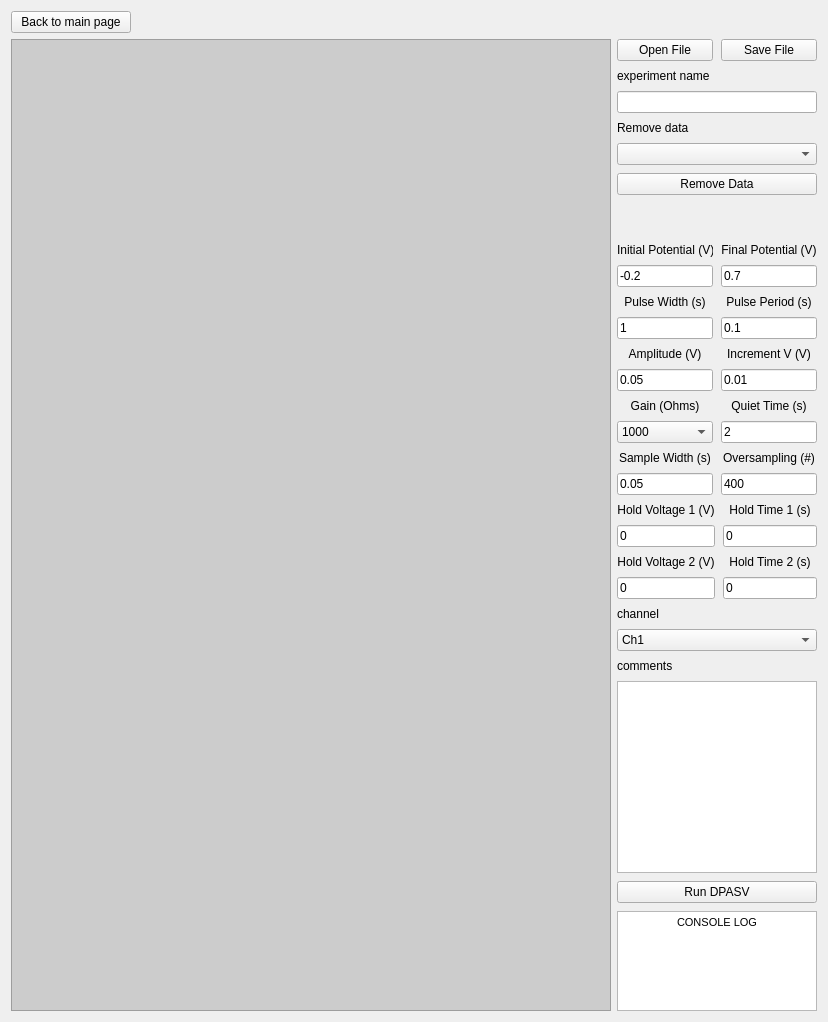
      <widget class="QWidget" name="dpasv_page">
       <layout class="QGridLayout" name="gridLayout_13">
        <item row="1" column="0">
         <layout class="QHBoxLayout" name="dpasv_horizontal_layout">
          <item>
           <widget class="QGraphicsView" name="dpasv_plot_widget_container">
            <property name="minimumSize">
             <size>
              <width>600</width>
              <height>300</height>
             </size>
            </property>
            <property name="styleSheet">
             <string notr="true">background-color:#CCCCCC;</string>
            </property>
           </widget>
          </item>
          <item>
           <layout class="QVBoxLayout" name="dpasv_parameters">
            <property name="spacing">
             <number>8</number>
            </property>
            <item>
             <layout class="QGridLayout" name="dpasv_file_layout">
              <property name="sizeConstraint">
               <enum>QLayout::SetDefaultConstraint</enum>
              </property>
              <property name="verticalSpacing">
               <number>6</number>
              </property>
              <item row="0" column="0">
               <widget class="QPushButton" name="dpasv_open_file_button">
                <property name="sizePolicy">
                 <sizepolicy hsizetype="Minimum" vsizetype="Fixed">
                  <horstretch>0</horstretch>
                  <verstretch>0</verstretch>
                 </sizepolicy>
                </property>
                <property name="text">
                 <string>Open File</string>
                </property>
               </widget>
              </item>
              <item row="0" column="1">
               <widget class="QPushButton" name="dpasv_save_file_button">
                <property name="sizePolicy">
                 <sizepolicy hsizetype="Minimum" vsizetype="Fixed">
                  <horstretch>0</horstretch>
                  <verstretch>0</verstretch>
                 </sizepolicy>
                </property>
                <property name="text">
                 <string>Save File</string>
                </property>
               </widget>
              </item>
             </layout>
            </item>
            <item>
             <widget class="QLabel" name="label_12">
              <property name="text">
               <string>experiment name</string>
              </property>
             </widget>
            </item>
            <item>
             <widget class="QLineEdit" name="dpasv_experiment_name">
              <property name="sizePolicy">
               <sizepolicy hsizetype="Ignored" vsizetype="Fixed">
                <horstretch>0</horstretch>
                <verstretch>0</verstretch>
               </sizepolicy>
              </property>
             </widget>
            </item>
            <item>
             <widget class="QLabel" name="label_13">
              <property name="text">
               <string>Remove data</string>
              </property>
             </widget>
            </item>
            <item>
             <widget class="QComboBox" name="dpasv_remove_data_combo_box"/>
            </item>
            <item>
             <widget class="QPushButton" name="dpasv_remove_data_button">
              <property name="text">
               <string>Remove Data</string>
              </property>
             </widget>
            </item>
            <item>
             <spacer name="verticalSpacer_4">
              <property name="orientation">
               <enum>Qt::Vertical</enum>
              </property>
              <property name="sizeHint" stdset="0">
               <size>
                <width>20</width>
                <height>40</height>
               </size>
              </property>
             </spacer>
            </item>
            <item>
             <layout class="QGridLayout" name="gridLayout_7">
              <item row="1" column="0">
               <widget class="QLineEdit" name="dpasv_initial_potential">
                <property name="sizePolicy">
                 <sizepolicy hsizetype="Ignored" vsizetype="Fixed">
                  <horstretch>0</horstretch>
                  <verstretch>0</verstretch>
                 </sizepolicy>
                </property>
                <property name="text">
                 <string>-0.2</string>
                </property>
               </widget>
              </item>
              <item row="0" column="0">
               <widget class="QLabel" name="dpasv_initial_potential_label">
                <property name="sizePolicy">
                 <sizepolicy hsizetype="Ignored" vsizetype="Preferred">
                  <horstretch>0</horstretch>
                  <verstretch>0</verstretch>
                 </sizepolicy>
                </property>
                <property name="text">
                 <string>&lt;html&gt;&lt;head/&gt;&lt;body&gt;&lt;p align=&quot;center&quot;&gt;Initial Potential (V)&lt;/p&gt;&lt;/body&gt;&lt;/html&gt;</string>
                </property>
               </widget>
              </item>
              <item row="0" column="1">
               <widget class="QLabel" name="dpasv_final_potential_label">
                <property name="sizePolicy">
                 <sizepolicy hsizetype="Ignored" vsizetype="Preferred">
                  <horstretch>0</horstretch>
                  <verstretch>0</verstretch>
                 </sizepolicy>
                </property>
                <property name="text">
                 <string>&lt;html&gt;&lt;head/&gt;&lt;body&gt;&lt;p align=&quot;center&quot;&gt;Final Potential (V)&lt;/p&gt;&lt;/body&gt;&lt;/html&gt;</string>
                </property>
               </widget>
              </item>
              <item row="1" column="1">
               <widget class="QLineEdit" name="dpasv_final_potential">
                <property name="sizePolicy">
                 <sizepolicy hsizetype="Ignored" vsizetype="Fixed">
                  <horstretch>0</horstretch>
                  <verstretch>0</verstretch>
                 </sizepolicy>
                </property>
                <property name="text">
                 <string>0.7</string>
                </property>
               </widget>
              </item>
             </layout>
            </item>
            <item>
             <layout class="QGridLayout" name="gridLayout_11">
              <item row="3" column="0">
               <widget class="QLineEdit" name="dpasv_amplitude">
                <property name="sizePolicy">
                 <sizepolicy hsizetype="Ignored" vsizetype="Fixed">
                  <horstretch>0</horstretch>
                  <verstretch>0</verstretch>
                 </sizepolicy>
                </property>
                <property name="text">
                 <string>0.05</string>
                </property>
               </widget>
              </item>
              <item row="4" column="1">
               <widget class="QLabel" name="dpasv_quiet_time_label">
                <property name="text">
                 <string>&lt;html&gt;&lt;head/&gt;&lt;body&gt;&lt;p align=&quot;center&quot;&gt;Quiet Time (s)&lt;/p&gt;&lt;/body&gt;&lt;/html&gt;</string>
                </property>
               </widget>
              </item>
              <item row="5" column="1">
               <widget class="QLineEdit" name="dpasv_quiet_time">
                <property name="sizePolicy">
                 <sizepolicy hsizetype="Ignored" vsizetype="Fixed">
                  <horstretch>0</horstretch>
                  <verstretch>0</verstretch>
                 </sizepolicy>
                </property>
                <property name="text">
                 <string>2</string>
                </property>
               </widget>
              </item>
              <item row="2" column="0">
               <widget class="QLabel" name="dpasv_amplitude_label">
                <property name="sizePolicy">
                 <sizepolicy hsizetype="Ignored" vsizetype="Preferred">
                  <horstretch>0</horstretch>
                  <verstretch>0</verstretch>
                 </sizepolicy>
                </property>
                <property name="text">
                 <string>&lt;html&gt;&lt;head/&gt;&lt;body&gt;&lt;p align=&quot;center&quot;&gt;Amplitude (V)&lt;/p&gt;&lt;/body&gt;&lt;/html&gt;</string>
                </property>
               </widget>
              </item>
              <item row="1" column="0">
               <widget class="QLineEdit" name="dpasv_pulse_width">
                <property name="sizePolicy">
                 <sizepolicy hsizetype="Ignored" vsizetype="Fixed">
                  <horstretch>0</horstretch>
                  <verstretch>0</verstretch>
                 </sizepolicy>
                </property>
                <property name="text">
                 <string>1</string>
                </property>
               </widget>
              </item>
              <item row="3" column="1">
               <widget class="QLineEdit" name="dpasv_increment_potential">
                <property name="sizePolicy">
                 <sizepolicy hsizetype="Ignored" vsizetype="Fixed">
                  <horstretch>0</horstretch>
                  <verstretch>0</verstretch>
                 </sizepolicy>
                </property>
                <property name="text">
                 <string>0.01</string>
                </property>
               </widget>
              </item>
              <item row="0" column="1">
               <widget class="QLabel" name="dpasv_pulse_period_2">
                <property name="sizePolicy">
                 <sizepolicy hsizetype="Ignored" vsizetype="Preferred">
                  <horstretch>0</horstretch>
                  <verstretch>0</verstretch>
                 </sizepolicy>
                </property>
                <property name="text">
                 <string>&lt;html&gt;&lt;head/&gt;&lt;body&gt;&lt;p align=&quot;center&quot;&gt;Pulse Period (s)&lt;/p&gt;&lt;/body&gt;&lt;/html&gt;</string>
                </property>
               </widget>
              </item>
              <item row="0" column="0">
               <widget class="QLabel" name="dpasv_pulse_width_label">
                <property name="sizePolicy">
                 <sizepolicy hsizetype="Ignored" vsizetype="Preferred">
                  <horstretch>0</horstretch>
                  <verstretch>0</verstretch>
                 </sizepolicy>
                </property>
                <property name="text">
                 <string>&lt;html&gt;&lt;head/&gt;&lt;body&gt;&lt;p align=&quot;center&quot;&gt;Pulse Width (s)&lt;/p&gt;&lt;/body&gt;&lt;/html&gt;</string>
                </property>
               </widget>
              </item>
              <item row="1" column="1">
               <widget class="QLineEdit" name="dpasv_pulse_period">
                <property name="sizePolicy">
                 <sizepolicy hsizetype="Ignored" vsizetype="Fixed">
                  <horstretch>0</horstretch>
                  <verstretch>0</verstretch>
                 </sizepolicy>
                </property>
                <property name="text">
                 <string>0.1</string>
                </property>
               </widget>
              </item>
              <item row="4" column="0">
               <widget class="QLabel" name="dpasv_gain_label">
                <property name="text">
                 <string>&lt;html&gt;&lt;head/&gt;&lt;body&gt;&lt;p align=&quot;center&quot;&gt;Gain (Ohms)&lt;/p&gt;&lt;/body&gt;&lt;/html&gt;</string>
                </property>
               </widget>
              </item>
              <item row="5" column="0">
               <widget class="QComboBox" name="dpasv_gain_combo_box">
                <item>
                 <property name="text">
                  <string>1000</string>
                 </property>
                </item>
                <item>
                 <property name="text">
                  <string>10000</string>
                 </property>
                </item>
                <item>
                 <property name="text">
                  <string>100000</string>
                 </property>
                </item>
               </widget>
              </item>
              <item row="2" column="1">
               <widget class="QLabel" name="dpasv_increment_label">
                <property name="sizePolicy">
                 <sizepolicy hsizetype="Ignored" vsizetype="Preferred">
                  <horstretch>0</horstretch>
                  <verstretch>0</verstretch>
                 </sizepolicy>
                </property>
                <property name="text">
                 <string>&lt;html&gt;&lt;head/&gt;&lt;body&gt;&lt;p align=&quot;center&quot;&gt;Increment V (V)&lt;/p&gt;&lt;/body&gt;&lt;/html&gt;</string>
                </property>
               </widget>
              </item>
              <item row="6" column="0">
               <widget class="QLabel" name="dpasv_sample_width_label">
                <property name="text">
                 <string>&lt;html&gt;&lt;head/&gt;&lt;body&gt;&lt;p align=&quot;center&quot;&gt;Sample Width (s)&lt;/p&gt;&lt;/body&gt;&lt;/html&gt;</string>
                </property>
               </widget>
              </item>
              <item row="7" column="0">
               <widget class="QLineEdit" name="dpasv_sample_width">
                <property name="sizePolicy">
                 <sizepolicy hsizetype="Ignored" vsizetype="Fixed">
                  <horstretch>0</horstretch>
                  <verstretch>0</verstretch>
                 </sizepolicy>
                </property>
                <property name="text">
                 <string>0.05</string>
                </property>
               </widget>
              </item>
              <item row="6" column="1">
               <widget class="QLabel" name="dpasv_pversampling_label">
                <property name="text">
                 <string>&lt;html&gt;&lt;head/&gt;&lt;body&gt;&lt;p align=&quot;center&quot;&gt;Oversampling (#)&lt;/p&gt;&lt;/body&gt;&lt;/html&gt;</string>
                </property>
               </widget>
              </item>
              <item row="7" column="1">
               <widget class="QLineEdit" name="dpasv_oversampling">
                <property name="sizePolicy">
                 <sizepolicy hsizetype="Ignored" vsizetype="Fixed">
                  <horstretch>0</horstretch>
                  <verstretch>0</verstretch>
                 </sizepolicy>
                </property>
                <property name="text">
                 <string>400</string>
                </property>
               </widget>
              </item>
             </layout>
            </item>
            <item>
             <layout class="QGridLayout" name="gridLayout_8">
              <item row="1" column="1">
               <widget class="QLineEdit" name="dpasv_hold_time1">
                <property name="sizePolicy">
                 <sizepolicy hsizetype="Ignored" vsizetype="Fixed">
                  <horstretch>0</horstretch>
                  <verstretch>0</verstretch>
                 </sizepolicy>
                </property>
                <property name="text">
                 <string>0</string>
                </property>
               </widget>
              </item>
              <item row="2" column="0">
               <widget class="QLabel" name="dpasv_hold_voltage2_label">
                <property name="text">
                 <string>&lt;html&gt;&lt;head/&gt;&lt;body&gt;&lt;p align=&quot;center&quot;&gt;Hold Voltage 2 (V)&lt;/p&gt;&lt;/body&gt;&lt;/html&gt;</string>
                </property>
               </widget>
              </item>
              <item row="3" column="0">
               <widget class="QLineEdit" name="dpasv_hold_voltage2">
                <property name="sizePolicy">
                 <sizepolicy hsizetype="Ignored" vsizetype="Fixed">
                  <horstretch>0</horstretch>
                  <verstretch>0</verstretch>
                 </sizepolicy>
                </property>
                <property name="text">
                 <string>0</string>
                </property>
               </widget>
              </item>
              <item row="1" column="0">
               <widget class="QLineEdit" name="dpasv_hold_voltage1">
                <property name="sizePolicy">
                 <sizepolicy hsizetype="Ignored" vsizetype="Fixed">
                  <horstretch>0</horstretch>
                  <verstretch>0</verstretch>
                 </sizepolicy>
                </property>
                <property name="text">
                 <string>0</string>
                </property>
               </widget>
              </item>
              <item row="2" column="1">
               <widget class="QLabel" name="dpasv_hold_time2_label">
                <property name="text">
                 <string>&lt;html&gt;&lt;head/&gt;&lt;body&gt;&lt;p align=&quot;center&quot;&gt;Hold Time 2 (s)&lt;/p&gt;&lt;/body&gt;&lt;/html&gt;</string>
                </property>
               </widget>
              </item>
              <item row="3" column="1">
               <widget class="QLineEdit" name="dpasv_hold_time2">
                <property name="sizePolicy">
                 <sizepolicy hsizetype="Ignored" vsizetype="Fixed">
                  <horstretch>0</horstretch>
                  <verstretch>0</verstretch>
                 </sizepolicy>
                </property>
                <property name="inputMask">
                 <string/>
                </property>
                <property name="text">
                 <string>0</string>
                </property>
               </widget>
              </item>
              <item row="0" column="1">
               <widget class="QLabel" name="dpasv_hold_time1_label">
                <property name="text">
                 <string>&lt;html&gt;&lt;head/&gt;&lt;body&gt;&lt;p align=&quot;center&quot;&gt;Hold Time 1 (s)&lt;/p&gt;&lt;/body&gt;&lt;/html&gt;</string>
                </property>
               </widget>
              </item>
              <item row="0" column="0">
               <widget class="QLabel" name="dpasv_hold_voltage1_label">
                <property name="text">
                 <string>&lt;html&gt;&lt;head/&gt;&lt;body&gt;&lt;p align=&quot;center&quot;&gt;Hold Voltage 1 (V)&lt;/p&gt;&lt;/body&gt;&lt;/html&gt;</string>
                </property>
               </widget>
              </item>
             </layout>
            </item>
            <item>
             <widget class="QLabel" name="label_11">
              <property name="text">
               <string>channel</string>
              </property>
             </widget>
            </item>
            <item>
             <widget class="QComboBox" name="dpasv_channel_selector">
              <item>
               <property name="text">
                <string>Ch1</string>
               </property>
              </item>
              <item>
               <property name="text">
                <string>Ch2</string>
               </property>
              </item>
              <item>
               <property name="text">
                <string>Ch3</string>
               </property>
              </item>
              <item>
               <property name="text">
                <string>Ch4</string>
               </property>
              </item>
             </widget>
            </item>
            <item>
             <widget class="QLabel" name="label_14">
              <property name="text">
               <string>comments</string>
              </property>
             </widget>
            </item>
            <item>
             <widget class="QTextEdit" name="dpasv_comments_textEdit">
              <property name="sizePolicy">
               <sizepolicy hsizetype="Ignored" vsizetype="Expanding">
                <horstretch>0</horstretch>
                <verstretch>0</verstretch>
               </sizepolicy>
              </property>
             </widget>
            </item>
            <item>
             <layout class="QGridLayout" name="gridLayout_6">
              <item row="0" column="0">
               <widget class="QPushButton" name="run_dpasv_button">
                <property name="text">
                 <string>Run DPASV</string>
                </property>
               </widget>
              </item>
             </layout>
            </item>
            <item>
             <widget class="QTextEdit" name="dpasv_console_log">
              <property name="sizePolicy">
               <sizepolicy hsizetype="Minimum" vsizetype="Minimum">
                <horstretch>0</horstretch>
                <verstretch>0</verstretch>
               </sizepolicy>
              </property>
              <property name="maximumSize">
               <size>
                <width>200</width>
                <height>100</height>
               </size>
              </property>
              <property name="html">
               <string>&lt;!DOCTYPE HTML PUBLIC &quot;-//W3C//DTD HTML 4.0//EN&quot; &quot;http://www.w3.org/TR/REC-html40/strict.dtd&quot;&gt;
&lt;html&gt;&lt;head&gt;&lt;meta name=&quot;qrichtext&quot; content=&quot;1&quot; /&gt;&lt;meta charset=&quot;utf-8&quot; /&gt;&lt;style type=&quot;text/css&quot;&gt;
p, li { white-space: pre-wrap; }
hr { height: 1px; border-width: 0; }
li.unchecked::marker { content: &quot;\2610&quot;; }
li.checked::marker { content: &quot;\2612&quot;; }
&lt;/style&gt;&lt;/head&gt;&lt;body style=&quot; font-family:'Segoe UI'; font-size:9pt; font-weight:400; font-style:normal;&quot;&gt;
&lt;p align=&quot;center&quot; style=&quot; margin-top:0px; margin-bottom:0px; margin-left:0px; margin-right:0px; -qt-block-indent:0; text-indent:0px;&quot;&gt;&lt;span style=&quot; font-family:'MS Shell Dlg 2'; font-size:8.25pt;&quot;&gt;CONSOLE LOG&lt;/span&gt;&lt;/p&gt;&lt;/body&gt;&lt;/html&gt;</string>
              </property>
             </widget>
            </item>
           </layout>
          </item>
         </layout>
        </item>
        <item row="0" column="0">
         <widget class="QPushButton" name="dpasv_to_main_button">
          <property name="maximumSize">
           <size>
            <width>120</width>
            <height>16777215</height>
           </size>
          </property>
          <property name="text">
           <string>Back to main page</string>
          </property>
         </widget>
        </item>
       </layout>
      </widget>
